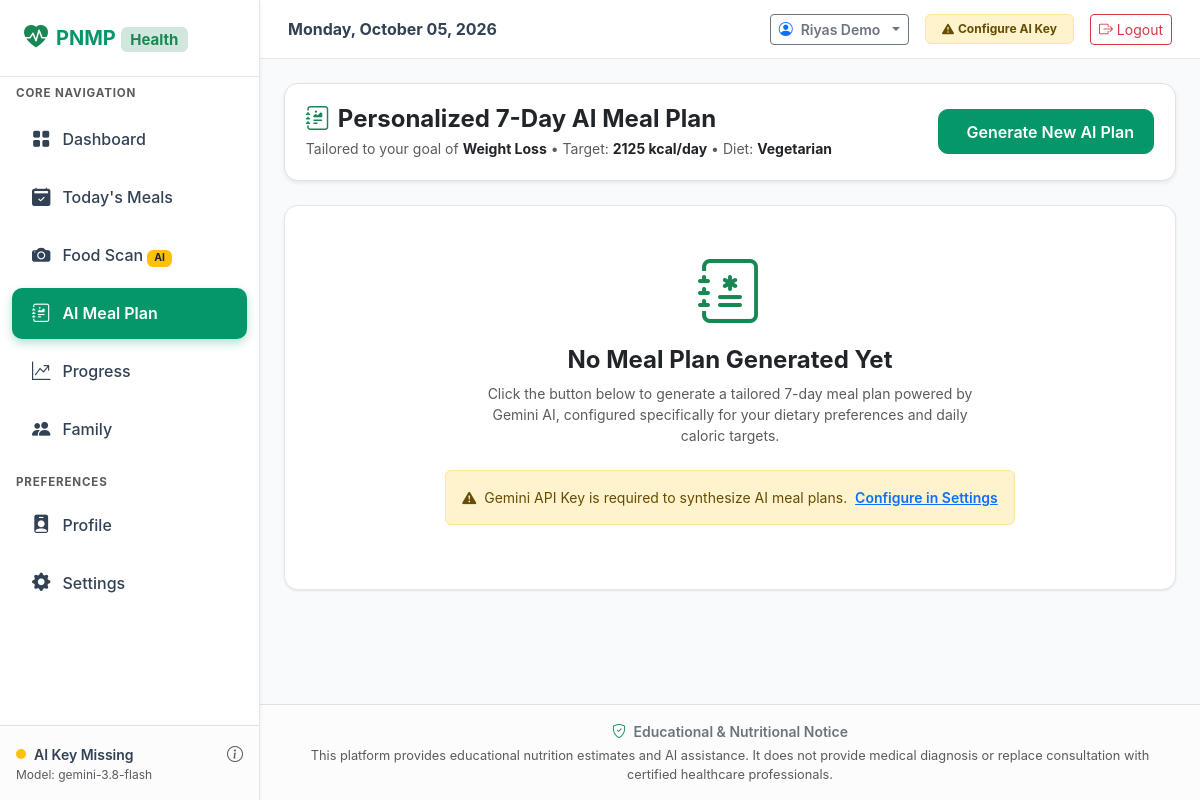
Page /meal_plan on the committed database.
### tables this page shows
CREATE TABLE family_members (
        id INTEGER PRIMARY KEY AUTOINCREMENT,
        user_id INTEGER NOT NULL REFERENCES users(id) ON DELETE CASCADE,
        name TEXT NOT NULL,
        relationship TEXT DEFAULT 'Self',
        is_primary INTEGER DEFAULT 0,
        created_at TIMESTAMP DEFAULT CURRENT_TIMESTAMP
    );

CREATE TABLE profiles (
        id INTEGER PRIMARY KEY AUTOINCREMENT,
        member_id INTEGER UNIQUE NOT NULL REFERENCES family_members(id) ON DELETE CASCADE,
        age INTEGER DEFAULT 25,
        gender TEXT DEFAULT 'Male',
        height_cm REAL DEFAULT 172.0,
        weight_kg REAL DEFAULT 68.0,
        activity_level TEXT DEFAULT 'Moderately Active',
        dietary_preference TEXT DEFAULT 'Vegetarian',
        allergies TEXT DEFAULT '',
        medical_conditions TEXT DEFAULT '',
        fitness_goal TEXT DEFAULT 'Weight Maintenance',
        updated_at TIMESTAMP DEFAULT CURRENT_TIMESTAMP
    );

### app.py (the view)
@app.route("/meal_plan")
@login_required
def meal_plan():
    member_id = session.get("active_member_id")
    profile, targets = get_active_profile_and_targets(member_id)
    conn = get_db()
    cursor = conn.cursor()
    cursor.execute("SELECT plan_json FROM meal_plans WHERE member_id = ? ORDER BY created_at DESC LIMIT 1", (member_id,))
    existing_plan = cursor.fetchone()
    conn.close()
    plan_data = None
    if existing_plan:
        try:
            plan_data = json.loads(existing_plan["plan_json"])
        except Exception:
            plan_data = None
    ai_status = get_gemini_config()
    return render_template("meal_plan.html", plan_data=plan_data, profile=profile, targets=targets, ai_status=ai_status)

### templates/meal_plan.html (shortened to what this page needs)
{% extends "base.html" %}
{% block content %}
<div class="row g-4 mb-4">
  <div class="col-12">
    <div class="pnmp-card shadow-sm border">
      <div class="pnmp-card-body d-flex flex-column flex-md-row align-items-md-center justify-content-between gap-3">
        <div>
          <h4 class="fw-bold mb-1 text-dark d-flex align-items-center gap-2">
            <i class="bi bi-journal-richtext text-success"></i> Personalized 7-Day AI Meal Plan
          </h4>
          <p class="text-muted small mb-0">
            Tailored to your goal of <strong class="text-dark">{{ targets.goal }}</strong> &bull;
            Target: <strong class="text-dark">{{ targets.target_calories }} kcal/day</strong> &bull;
            Diet: <strong class="text-dark">{{ profile.dietary_preference }}</strong>
          </p>
        </div>
        <div class="d-flex align-items-center gap-2">
          <button class="btn btn-primary fw-semibold d-flex align-items-center gap-2" id="genPlanBtn" onclick="triggerGenerateMealPlan()">
             Generate New AI Plan
          </button>
        </div>
      </div>
    </div>
  </div>
</div>
<div id="planContentArea">
  {% if plan_data and (plan_data.weekly_plan or plan_data.days) %}
    <div class="row g-3 mb-4">
      <div class="col-md-8">
        <div class="pnmp-card p-3 bg-light-subtle h-100">
          <h6 class="fw-bold text-success mb-1"><i class="bi bi-info-circle-fill me-1"></i> Plan Overview</h6>
          <p class="small text-muted mb-0">{{ plan_data.summary or 'A balanced, nutrient-rich weekly meal plan designed for steady energy and healthy body composition.' }}</p>
        </div>
      </div>
      <div class="col-md-4">
        <div class="alert alert-warning border-warning-subtle mb-0 h-100 p-3 small">
          <strong><i class="bi bi-shield-exclamation me-1"></i> Medical Notice:</strong>
          <span class="text-muted">{{ plan_data.medical_disclaimer or 'This meal plan is for educational guidance only and does not substitute professional medical advice.' }}</span>
        </div>
      </div>
    </div>
    <ul class="nav nav-pills mb-4 nav-justified bg-white p-2 rounded shadow-sm border" id="mealPlanTabs" role="tablist">
      {% for day in plan_data.weekly_plan or plan_data.days %}
        <li class="nav-item" role="presentation">
          <button class="nav-link fw-semibold {% if loop.first %}active{% endif %}" id="day-tab-{{ loop.index }}" data-bs-toggle="pill" data-bs-target="#day-pane-{{ loop.index }}" type="button" role="tab">
            {{ day.day or day.day_name or ('Day ' ~ loop.index) }}
          </button>
        </li>
      {% endfor %}
    </ul>
    <div class="tab-content mb-4" id="mealPlanTabsContent">
      {% for day in plan_data.weekly_plan or plan_data.days %}
        <div class="tab-pane fade {% if loop.first %}show active{% endif %}" id="day-pane-{{ loop.index }}" role="tabpanel">
          <div class="d-flex justify-content-between align-items-center mb-3">
            <h5 class="fw-bold mb-0 text-dark">{{ day.day or day.day_name }} Nutrition Schedule</h5>
            <span class="badge bg-success-subtle text-success border border-success-subtle fs-7 py-2 px-3">
              Est. {{ day.daily_total.calories if day.daily_total else (day.total_calories or targets.target_calories) }} kcal
            </span>
          </div>
          <div class="row g-3">
            {% for meal in day.meals %}
              <div class="col-md-6 col-lg-4 p-2">
                <div class="pnmp-card h-100 border">
                  <div class="pnmp-card-header bg-light-subtle py-2 d-flex justify-content-between align-items-center">
                    <span class="badge bg-light text-dark border fw-bold">{{ meal.meal_type }}</span>
                    <span class="fw-bold text-success small">{{ meal.calories }} kcal</span>
                  </div>
                  <div class="pnmp-card-body d-flex flex-column justify-content-between">
                    <div>
                      <h6 class="fw-bold text-dark mb-1">{{ meal.food_name }}</h6>
                      <p class="text-muted small mb-2"><i class="bi bi-cup me-1"></i>Portion: {{ meal.serving_size }}</p>
                      {% if meal.prep_notes %}
                        <p class="text-muted small fst-italic mb-2">&ldquo;{{ meal.prep_notes }}&rdquo;</p>
                      {% endif %}
                    </div>
                    <div>
                      <div class="d-flex justify-content-between pt-2 border-top text-center text-muted small mb-2">
                        <span>P: <strong class="text-primary">{{ meal.protein }}g</strong></span>
                        <span>C: <strong class="text-warning">{{ meal.carbohydrates or meal.carbs }}g</strong></span>
                        <span>F: <strong class="text-danger">{{ meal.fat }}g</strong></span>
                      </div>
                      <button class="btn btn-sm btn-outline-success w-100 fw-bold" onclick="logPlanMeal('{{ meal.food_name|replace("'", "\\'") }}', '{{ meal.meal_type }}', {{ meal.calories }}, {{ meal.protein }}, {{ meal.carbohydrates or meal.carbs }}, {{ meal.fat }}, '{{ meal.serving_size|replace("'", "\\'") }}')">
                        <i class="bi bi-plus-circle me-1"></i> Log Meal to Today
                      </button>
                    </div>
                  </div>
                </div>
              </div>
            {% endfor %}
          </div>
        </div>
      {% endfor %}
    </div>
    {% if plan_data.grocery_list %}
      <div class="pnmp-card mb-4">
        <div class="pnmp-card-header d-flex justify-content-between align-items-center">
          <h5 class="mb-0 fw-bold d-flex align-items-center gap-2">
            <i class="bi bi-cart-check-fill text-primary"></i> Weekly Grocery Shopping List
          </h5>
          <button class="btn btn-sm btn-outline-secondary" onclick="window.print()">
            <i class="bi bi-printer me-1"></i> Print List
          </button>
        </div>
        <div class="pnmp-card-body">
          <div class="row g-3">
            {% if plan_data.grocery_list is mapping %}
              {% for category, items in plan_data.grocery_list.items() %}
                <div class="col-md-6 col-lg-3">
                  <div class="border rounded p-3 h-100 bg-light-subtle">
                    <h6 class="fw-bold text-dark border-bottom pb-2 mb-2">{{ category }}</h6>
                    <ul class="list-unstyled mb-0 small">
                      {% for item in items %}
                        <li class="py-1 d-flex align-items-center gap-2">
                          <i class="bi bi-check2-square text-success"></i>
                          <span>{{ item }}</span>
                        </li>
                      {% endfor %}
                    </ul>
                  </div>
                </div>
              {% endfor %}
            {% else %}
              <div class="col-12">
                <div class="row g-2">
                  {% for item in plan_data.grocery_list %}
                    <div class="col-md-4 col-sm-6">
                      <div class="p-2 border rounded bg-light-subtle small d-flex align-items-center gap-2">
                        <i class="bi bi-check2-square text-success"></i>
                        <span>{{ item.name if item.name is defined else item }}</span>
                        {% if item.category is defined %}
                          <span class="badge bg-secondary-subtle text-secondary ms-auto">{{ item.category }}</span>
                        {% endif %}
                      </div>
                    </div>
                  {% endfor %}
                </div>
              </div>
            {% endif %}
          </div>
        </div>
      </div>
    {% endif %}
  {% else %}
    <div class="pnmp-card text-center py-5">
      <div class="text-muted mb-3"><i class="bi bi-journal-medical display-3 text-success"></i></div>
      <h4 class="fw-bold text-dark">No Meal Plan Generated Yet</h4>
      <p class="text-muted small mx-auto mb-4" style="max-width: 500px;">
        Click the button below to generate a tailored 7-day meal plan powered by Gemini AI, configured specifically for your dietary preferences and daily caloric targets.
      </p>
      {% if ai_status.is_configured %}
        <button class="btn btn-primary px-4 py-2 fw-semibold" onclick="triggerGenerateMealPlan()">
          <i class="bi bi-sparkles me-1"></i> Generate 7-Day AI Meal Plan
        </button>
      {% else %}
        <div class="alert alert-warning d-inline-block text-start small">
          <i class="bi bi-exclamation-triangle-fill me-1"></i> Gemini API Key is required to synthesize AI meal plans.
          <a href="{{ url_for('settings') }}" class="fw-semibold ms-1">Configure in Settings</a>
        </div>
      {% endif %}
    </div>
  {% endif %}
</div>
{% endblock %}

### templates/base.html (shortened to what this page needs)
<!DOCTYPE html>
<html lang="{{ current_lang or 'en' }}" data-theme="{{ current_theme or 'light' }}">
<head>
  <link rel="stylesheet" href="https://cdn.jsdelivr.net/npm/bootstrap@5.3.3/dist/css/bootstrap.min.css">
  <link rel="stylesheet" href="https://cdn.jsdelivr.net/npm/bootstrap-icons@1.11.3/font/bootstrap-icons.min.css">
  <link rel="stylesheet" href="{{ url_for('static', filename='css/style.css') }}">
</head>
<body>
{% if session.get('user_id') %}
  <aside class="pnmp-sidebar shadow-sm">
    <a href="{{ url_for('dashboard') }}" class="pnmp-brand">
      <i class="bi bi-heart-pulse-fill text-success fs-4"></i>
      <span>PNMP <span class="badge bg-success-subtle text-success fs-7">Health</span></span>
    </a>
    <div class="px-3 py-2 text-uppercase text-muted fw-bold" style="font-size: 0.725rem; letter-spacing: 0.05rem;">
      Core Navigation
    </div>
    <nav class="nav flex-column mb-auto">
      <a href="{{ url_for('dashboard') }}" class="pnmp-nav-link {% if request.endpoint == 'dashboard' %}active{% endif %}">
        <i class="bi bi-grid-fill"></i>
        <span>{{ t('nav_dashboard') }}</span>
      </a>
      <a href="{{ url_for('today') }}" class="pnmp-nav-link {% if request.endpoint == 'today' %}active{% endif %}">
        <i class="bi bi-calendar2-check-fill"></i>
        <span>{{ t('nav_today') }}</span>
      </a>
      <a href="{{ url_for('food_scan') }}" class="pnmp-nav-link {% if request.endpoint == 'food_scan' %}active{% endif %}">
        <i class="bi bi-camera-fill"></i>
        <span>{{ t('nav_food_scan') }} <span class="badge bg-warning text-dark ms-auto" style="font-size: 0.65rem;">AI</span></span>
      </a>
      <a href="{{ url_for('meal_plan') }}" class="pnmp-nav-link {% if request.endpoint == 'meal_plan' %}active{% endif %}">
        <i class="bi bi-journal-richtext"></i>
        <span>{{ t('nav_meal_plan') }}</span>
      </a>
      <a href="{{ url_for('progress') }}" class="pnmp-nav-link {% if request.endpoint == 'progress' %}active{% endif %}">
        <i class="bi bi-graph-up-arrow"></i>
        <span>{{ t('nav_progress') }}</span>
      </a>
      <a href="{{ url_for('family') }}" class="pnmp-nav-link {% if request.endpoint == 'family' %}active{% endif %}">
        <i class="bi bi-people-fill"></i>
        <span>{{ t('nav_family') }}</span>
      </a>
      <div class="px-3 pt-3 pb-1 text-uppercase text-muted fw-bold" style="font-size: 0.725rem; letter-spacing: 0.05rem;">
        Preferences
      </div>
      <a href="{{ url_for('profile') }}" class="pnmp-nav-link {% if request.endpoint == 'profile' %}active{% endif %}">
        <i class="bi bi-person-badge-fill"></i>
        <span>{{ t('nav_profile') }}</span>
      </a>
      <a href="{{ url_for('settings') }}" class="pnmp-nav-link {% if request.endpoint == 'settings' %}active{% endif %}">
        <i class="bi bi-gear-fill"></i>
        <span>{{ t('nav_settings') }}</span>
      </a>
    </nav>
    <div class="p-3 border-top bg-light-subtle">
      <div class="d-flex align-items-center justify-content-between">
        <div class="d-flex align-items-center gap-2">
          <span class="p-1 rounded-circle {% if ai_ready %}bg-success{% else %}bg-warning{% endif %} d-inline-block" style="width: 10px; height: 10px;"></span>
          <span class="small fw-semibold">{% if ai_ready %}Gemini Ready{% else %}AI Key Missing{% endif %}</span>
        </div>
        <a href="{{ url_for('settings') }}" class="text-muted" title="AI Settings"><i class="bi bi-info-circle"></i></a>
      </div>
      <div class="text-muted" style="font-size: 0.75rem;">Model: {{ gemini_model }}</div>
    </div>
  </aside>
  <div class="pnmp-main-content">
    <header class="pnmp-topbar d-flex align-items-center justify-content-between">
      <div class="d-flex align-items-center gap-3">
        <div class="d-none d-sm-block">
          <h6 class="mb-0 fw-bold">{{ today_date }}</h6>
        </div>
      </div>
      <div class="d-flex align-items-center gap-2 gap-sm-3">
        {% if family_members %}
        <div class="dropdown">
          <button class="btn btn-sm btn-outline-secondary dropdown-toggle d-flex align-items-center gap-2" type="button" data-bs-toggle="dropdown">
            <i class="bi bi-person-circle text-primary"></i>
            <span class="fw-semibold">{{ current_member.name if current_member else 'Member' }}</span>
          </button>
        </div>
        {% endif %}
        {% if ai_ready %}
          <span class="badge bg-success-subtle text-success border border-success-subtle d-none d-md-inline-flex align-items-center gap-1 py-2 px-3">
            <i class="bi bi-cpu-fill"></i> Gemini Active
          </span>
        {% else %}
          <a href="{{ url_for('settings') }}" class="badge bg-warning-subtle text-warning-emphasis border border-warning-subtle d-none d-md-inline-flex align-items-center gap-1 py-2 px-3 text-decoration-none">
            <i class="bi bi-exclamation-triangle-fill"></i> Configure AI Key
          </a>
        {% endif %}
        <a href="{{ url_for('logout') }}" class="btn btn-sm btn-outline-danger" title="{{ t('nav_logout') }}">
          <i class="bi bi-box-arrow-right"></i> <span class="d-none d-md-inline">{{ t('nav_logout') }}</span>
        </a>
      </div>
    </header>
    <main class="container-fluid p-3 p-md-4">
      {% block content %}{% endblock %}
    </main>
    <footer class="mt-auto py-3 px-4 border-top text-center text-muted small bg-light-subtle">
      <div class="container-fluid">
        <p class="mb-1 fw-semibold text-secondary">
          <i class="bi bi-shield-check text-success me-1"></i> {{ t('disclaimer_title') }}
        </p>
        <p class="mb-0 text-muted" style="font-size: 0.8rem;">
          {{ t('disclaimer_text') }}
        </p>
      </div>
    </footer>
  </div>
{% endif %}
</body>
</html>

### rows in the picture
family_members: name "Riyas Demo"
profiles: goal "Weight Loss", dietary_preference "Vegetarian"

### other values in the picture
{{ t('nav_dashboard') }} "Dashboard"
{{ t('nav_today') }} "Today's Meals"
{{ t('nav_food_scan') }} "Food Scan"
{{ t('nav_meal_plan') }} "AI Meal Plan"
{{ t('nav_progress') }} "Progress"
{{ t('nav_family') }} "Family"
{{ t('nav_profile') }} "Profile"
{{ t('nav_settings') }} "Settings"
{{ gemini_model }} "gemini-3.8-flash"
{{ t('nav_logout') }} "Logout"
{{ targets.target_calories }} "2125"
{{ t('disclaimer_title') }} "Educational & Nutritional Notice"
{{ t('disclaimer_text') }} "This platform provides educational nutrition estimates and AI assistance. It does not provide medical diagnosis or replace consultation with certified healthcare professionals."
